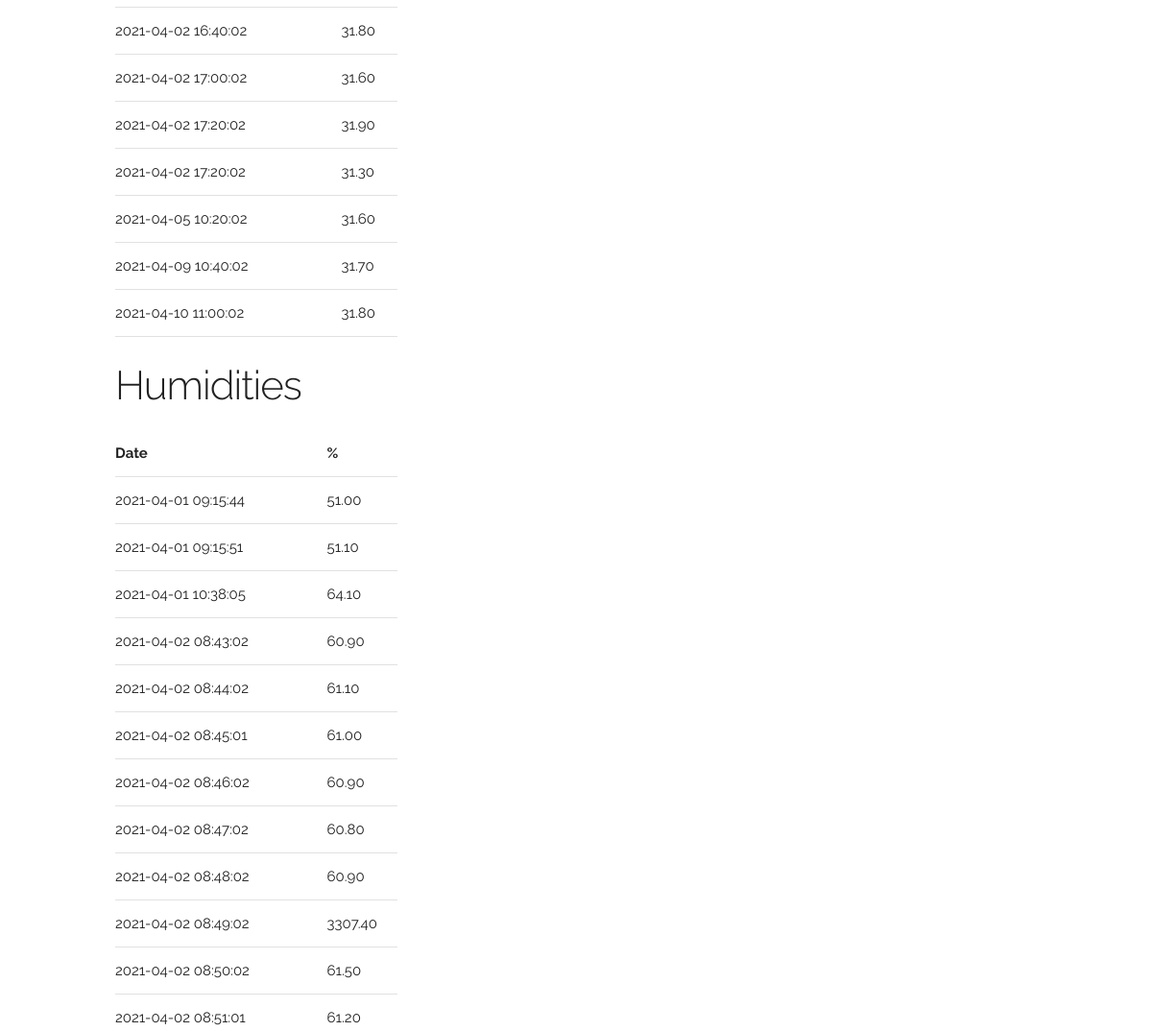
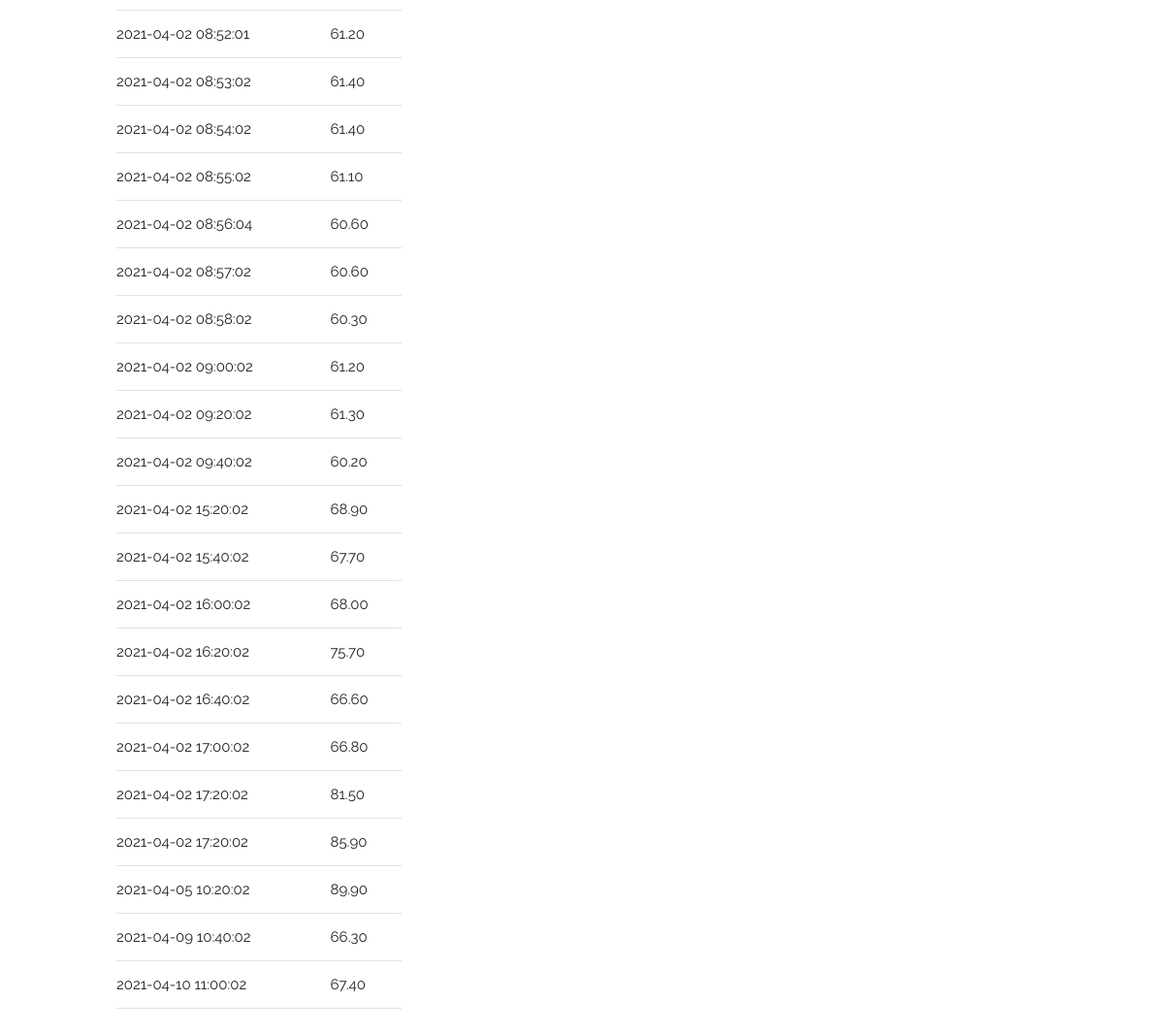
The page /lab_env_db (lower part) on the database as committed earlier (2 pictures, top to bottom).
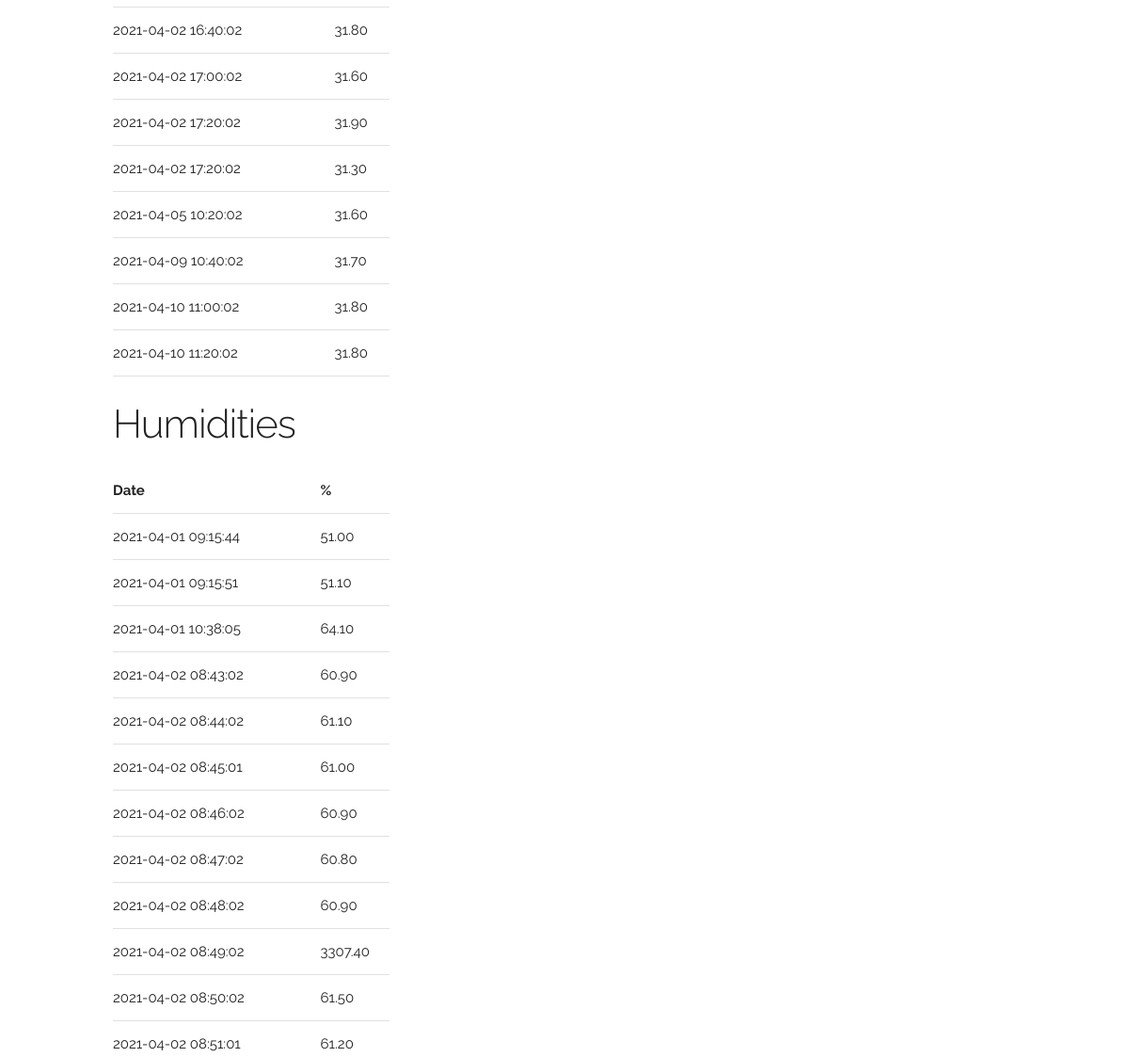
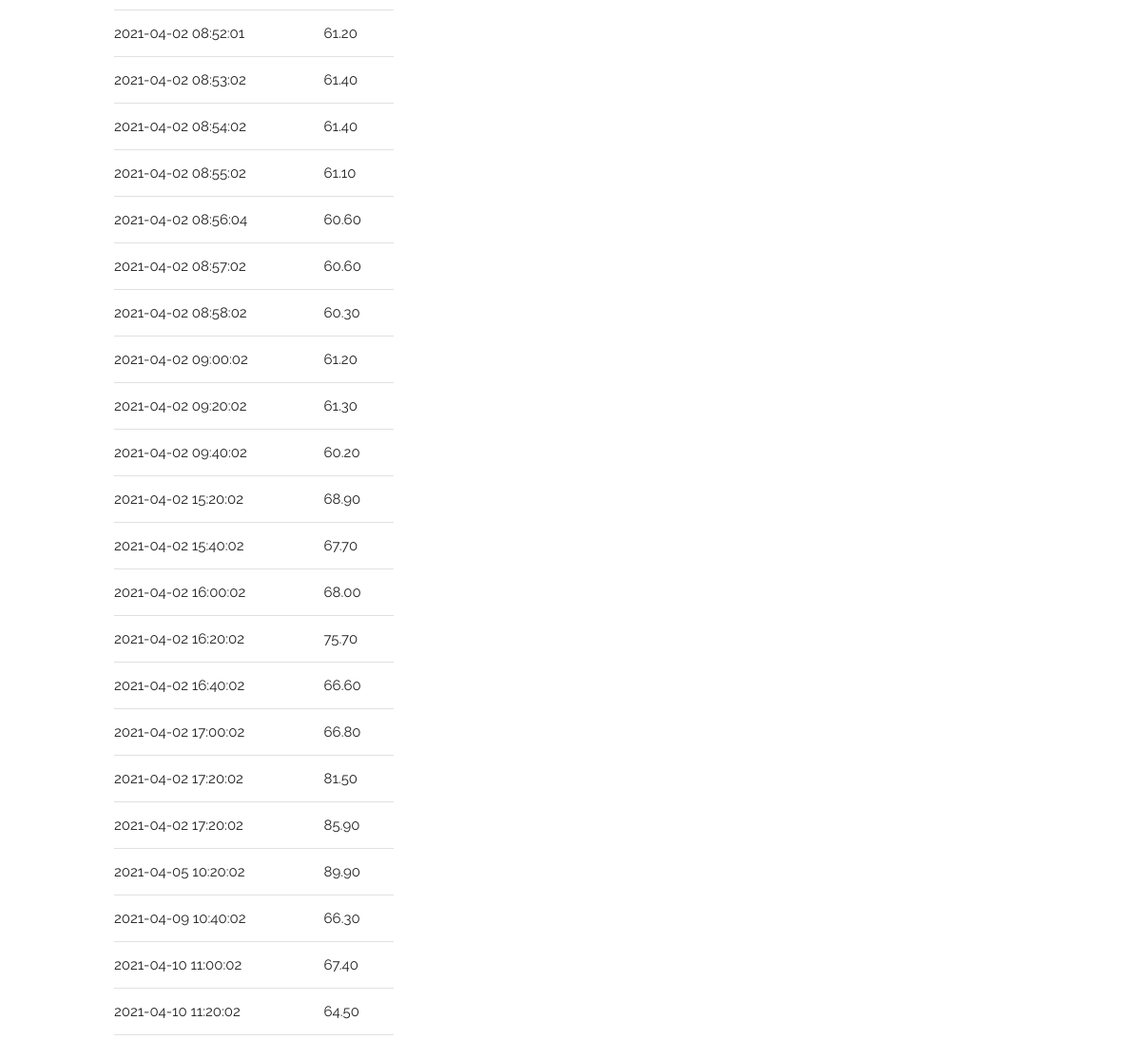
The same page on the database as committed later (2 pictures, top to bottom).
### tables this page shows
CREATE TABLE temperatures (rDatetime datetime, sensorID text, temp numeric);

CREATE TABLE humidities (rDatetime datetime, sensorID text, hum numeric);

### lab_app.py (the view)
@app.route("/lab_env_db")
def lab_env_db():
	conn=sqlite3.connect('/var/www/lab_app/lab_app.db')
	curs=conn.cursor()
	curs.execute("SELECT * FROM temperatures")
	temperatures = curs.fetchall()
	curs.execute("SELECT * FROM humidities")
	humidities = curs.fetchall()
	conn.close()
	return render_template("lab_env_db.html",temp=temperatures,hum=humidities)

### templates/lab_env_db.html (shortened to what this page needs)
<!DOCTYPE html>
<html lang="en">
  <head>
    <link rel="stylesheet" href="/static/css/normalize.css">
    <link rel="stylesheet" href="/static/css/skeleton.css">
  </head>
  <body>
    <div class="container">
      <div class="row">
        <div class="one-third column" style="margin-top: 5%">
            <table class="u-full-width">
              <tbody>
                {% for row in temp %}
                <tr>
                  <td>{{row[0]}}</td>
                  <td>{{'%0.2f'|format(row[2])}}</td>
                </tr>
                {% endfor %}
              </tbody>
            </table>
            <h2>Humidities</h2>
            <table class="u-full-width">
              <thead>
                <tr>
                  <th>Date</th>
                  <th>%</th>
                </tr>
              </thead>
              <tbody>
                {% for row in hum %}
                <tr>
                  <td>{{row[0]}}</td>
                  <td>{{'%0.2f'|format(row[2])}}</td>
                </tr>
                {% endfor %}
              </tbody>
            </table>
        </div>
    </div>
  </body>
</html>

Rows that differ between the two databases and show on the page:
added temperatures: rDatetime "2021-04-10 11:20:02", temp "31.80"
added humidities: rDatetime "2021-04-10 11:20:02", hum "64.50"
